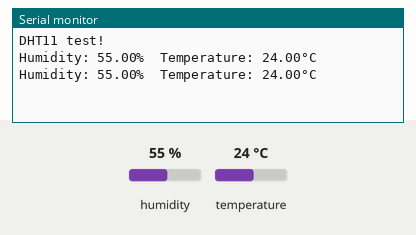
Simulated run of this sketch. Board: Arduino Uno, built with avr-gcc and run on an emulated ATmega328P. On the bench: the last lines printed to the serial monitor. The inputs (shaded band) are chosen by the test bench; at power-on: humidity 55 %, temperature 24 °C.

Above: at 4.8 s.
4.9 s: humidity set to 22 %
At 6.9 s:
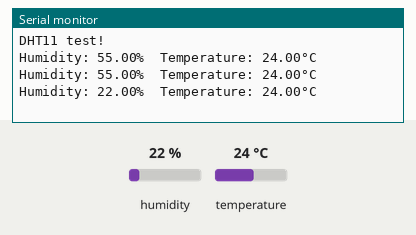
7.9 s: temperature set to 12 °C
At 9.3 s:
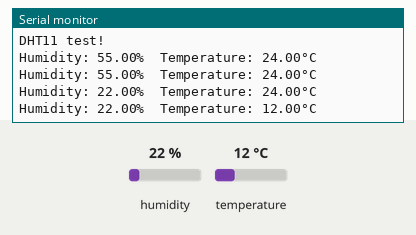
10.9 s: humidity set to 40 %
At 13.0 s:
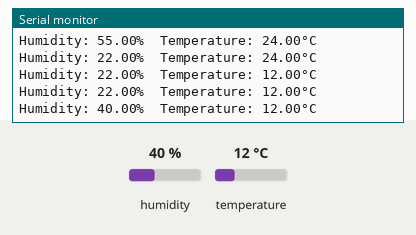
Timing chart, 0 to 14.5 s (numbered marks = the images above; inputs shaded):
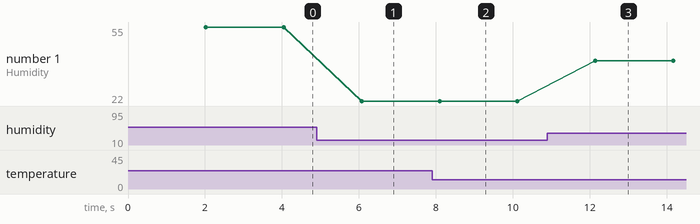

Measured:
- after the input at 4.9 s, the serial monitor: prints a new line after 1.2 s (image 1)
- after the input at 7.9 s, the serial monitor: prints a new line after 0.20 s (image 2)
- after the input at 10.9 s, the serial monitor: prints a new line after 1.2 s (image 3)
- plotted number 1: 55 → 22 after the input at 4.9 s, 22 → 40 after the input at 10.9 s

The sketch:

DHTtester_struct.ino
```cpp
#include "DHT.h"

#define DHTPIN 2
#define DHTTYPE DHT11       // DHT 11 우리가 받은 건 11

DHT dht(DHTPIN, DHTTYPE);   //이거 꼭 알려줘야 사용이 됨.

struct SensorData{          //SensorData라는 데이터타입 만듦
  float humidity;
  float temperature;
};

SensorData sensor_data;     //sensor_data의 데이터타입은 SensorData

void setup() {
  Serial.begin(9600);
  Serial.println(F("DHT11 test!"));

  dht.begin();
}

SensorData checkSensor()     //SensorData 타입으로 return하는 checkSensor함수
{
  SensorData current_data;
  current_data.humidity = dht.readHumidity();
  current_data.temperature = dht.readTemperature();
  return current_data;
}


void loop() {
  delay(2000);
  sensor_data = checkSensor();

  if (isnan(sensor_data.humidity) || isnan(sensor_data.temperature)) {
    Serial.println(F("Failed to read from DHT sensor!"));
    return;
  }

  Serial.print(F("Humidity: "));
  Serial.print(sensor_data.humidity);
  Serial.print(F("%  Temperature: "));
  Serial.print(sensor_data.temperature);
  Serial.println(F("°C "));
}
```
